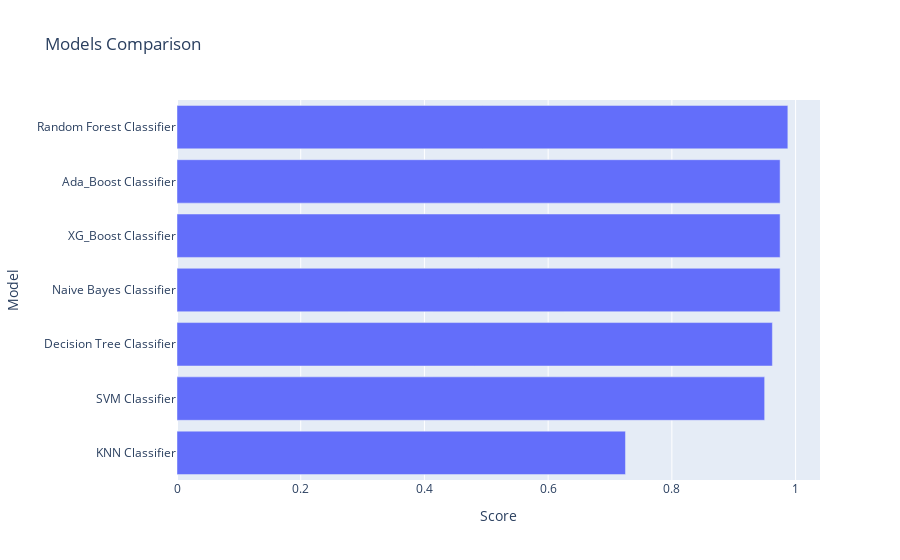

Notebook source saved alongside this figure:
### Markdown cell above
# Model Comparison

### Code cell
models = pd.DataFrame({
    'Model' : [ 'Random Forest Classifier', 'SVM Classifier', 'Naive Bayes Classifier','KNN Classifier',
             'XG_Boost Classifier', 'Decision Tree Classifier', 'Ada_Boost Classifier'],
    'Score' : [rand_forest_acc, svm_acc, gnb_acc, knn_acc, xgb_acc, dtc_acc, ada_acc]
})


sorted_models = models.sort_values(by = 'Score', ascending = True)

fig = px.bar(data_frame = sorted_models, x = 'Score', y = 'Model',
       title = 'Models Comparison')

fig.show()

### Figure 1 — Plotly figure (JSON) as saved in the notebook; plotly's stock layout.template omitted (floating-point values rounded to 4 significant figures)
{"data": [{"alignmentgroup": "True", "hovertemplate": "Score=%{x}<br>Model=%{y}<extra></extra>", "legendgroup": "", "marker": {"color": "#636efa", "pattern": {"shape": ""}}, "name": "", "offsetgroup": "", "orientation": "h", "showlegend": false, "textposition": "auto", "type": "bar", "x": [0.725, 0.95, 0.9625, 0.975, 0.975, 0.975, 0.9875], "xaxis": "x", "y": ["KNN Classifier", "SVM Classifier", "Decision Tree Classifier", "Naive Bayes Classifier", "XG_Boost Classifier", "Ada_Boost Classifier", "Random Forest Classifier"], "yaxis": "y"}], "layout": {"barmode": "relative", "legend": {"tracegroupgap": 0}, "title": {"text": "Models Comparison"}, "xaxis": {"anchor": "y", "domain": [0, 1], "title": {"text": "Score"}}, "yaxis": {"anchor": "x", "domain": [0, 1], "title": {"text": "Model"}}}}
